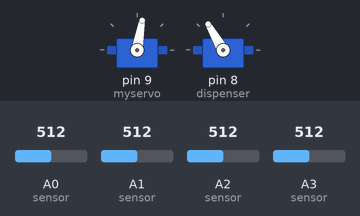
The sketch below on a simulated Arduino Uno, built with avr-gcc and run on an emulated ATmega328P. Parts: 2 × servo. The inputs (shaded band) are chosen by the test bench; at power-on: A0 (sensor) = 512, A1 (sensor) = 512, A2 (sensor) = 512, A3 (sensor) = 512. What the sketch prints to the serial monitor is not drawn.

Above: at 0.1 s.
At 2.1 s:
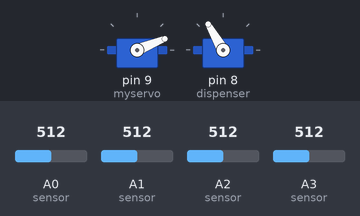
Timing chart, 0 to 3.6 s (numbered marks = the images above):
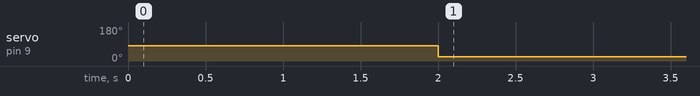

The sketch:

openpig.ino
```cpp
#include <Servo.h>

int LDR1; //Variável para a leitura do LDR1
int cont1; //Variável utilizada para armazenar os valores lidos pelo sensor
int LDR2; //Variável para a leitura do LDR2
int cont2; //Variável utilizada para armazenar os valores lidos pelo sensor
int LDR3; //Variável para a leitura do LDR3
int cont3; //Variável utilizada para armazenar os valores lidos pelo sensor
int LDR4; //Variável para a leitura do LDR4
int cont4; //Variável utilizada para armazenar os valores lidos pelo sensor
int i; //Variável para contagem
Servo myservo;  // objeto para controlar o servo1
Servo dispenser; // objeto para controlar o servo2

void setup()
{
  Serial.begin(9600); //Inicia a serial
  myservo.attach(9);  // inicia o servo1 no pino 9
  myservo.write(80);  // posiciona o servo1 na posicao 80 (porta aberta)
  dispenser.attach(8); // inicia o servo2 no pino8
  dispenser.write(120); // posiciona o servo2 na posicao 120
  delay(2000);

}

void servo_inicio()
{
  myservo.write(22);
}

void servo_libera()
{
  myservo.write(80);
}


void loop()
{
  //Serial.println("Inicio do programa"); // utilizado para debug
  servo_inicio();

  LDR1 = 0; //Zera a variável LDR1
  LDR2 = 0; //Zera a variável LDR2
  LDR3 = 0; //Zera a variável LDR3
  LDR4 = 0; //Zera a variável LDR4

  for (i = 0; i <= 10; i++) //Faz 10 vezes a leitura do sensor
  {
    cont1 = analogRead(A0); //Lê o valor do sensor (LDR1 ligado ao pino A0) e guarda na variável cont1
    cont2 = analogRead(A1); //Lê o valor do sensor (LDR2 ligado ao pino A1) e guarda na variável cont2
    cont3 = analogRead(A2); //Lê o valor do sensor (LDR3 ligado ao pino A2) e guarda na variável cont3
    cont4 = analogRead(A3); //Lê o valor do sensor (LDR4 ligado ao pino A3) e guarda na variável cont4
    LDR1 = LDR1 + cont1; //Armazenamento na varíavel LDR1 o valor lido + o valor anterior
    LDR2 = LDR2 + cont2; //Armazenamento na varíavel LDR2 o valor lido + o valor anterior
    LDR3 = LDR3 + cont3; //Armazenamento na varíavel LDR3 o valor lido + o valor anterior
    LDR4 = LDR4 + cont4; //Armazenamento na varíavel LDR4 o valor lido + o valor anterior
    delay(10); //Delay se 10 milissegundos
  }
  LDR1 = LDR1 / 10; //Divide o valor armazenado por 10
  LDR2 = LDR2 / 10; //Divide o valor armazenado por 10
  LDR3 = LDR3 / 10; //Divide o valor armazenado por 10
  LDR4 = LDR4 / 10; //Divide o valor armazenado por 10

  // verifica se alguma moeda foi inserida
  if (LDR1 <= 900  || LDR2 <= 900 || LDR3 <= 900 || LDR4 <= 800) {
    Serial.println("Detectado moeda");
    delay(500);
    LDR1 = 0; //Zera a variável LDR1
    LDR2 = 0; //Zera a variável LDR2
    LDR3 = 0; //Zera a variável LDR3
    LDR4 = 0; //Zera a variável LDR4
    for (i = 0; i <= 10; i++) //Faz 10 vezes a leitura do sensor
    {
      cont1 = analogRead(A0); //Lê o valor do sensor (LDR1 ligado ao pino A0) e guarda na variável cont1
      cont2 = analogRead(A1); //Lê o valor do sensor (LDR2 ligado ao pino A1) e guarda na variável cont2
      cont3 = analogRead(A2); //Lê o valor do sensor (LDR3 ligado ao pino A2) e guarda na variável cont3
      cont4 = analogRead(A3); //Lê o valor do sensor (LDR4 ligado ao pino A3) e guarda na variável cont4
      LDR1 = LDR1 + cont1; //Armazenamento na varíavel LDR1 o valor lido + o valor anterior
      LDR2 = LDR2 + cont2; //Armazenamento na varíavel LDR2 o valor lido + o valor anterior
      LDR3 = LDR3 + cont3; //Armazenamento na varíavel LDR3 o valor lido + o valor anterior
      LDR4 = LDR4 + cont4; //Armazenamento na varíavel LDR4 o valor lido + o valor anterior
      delay(10); //Delay se 10 milissegundos
    }
    LDR1 = LDR1 / 10; //Divide o valor armazenado por 10
    LDR2 = LDR2 / 10; //Divide o valor armazenado por 10
    LDR3 = LDR3 / 10; //Divide o valor armazenado por 10
    LDR4 = LDR4 / 10; //Divide o valor armazenado por 10
    // debug - desativado por enquanto
    Serial.print(LDR1);
    Serial.print(";");
    Serial.print(LDR2);
    Serial.print(";");
    Serial.print(LDR3);
    Serial.print(";");
    Serial.println(LDR4);
    //     verifica se é moeda de 1 real
    if (LDR1 >= 900 && LDR2 >= 100 && LDR2 <= 350 && LDR3 >= 100 && LDR3 <= 650 && LDR4 >= 800) {
      Serial.println("Moeda 1 real");
      dispenser.write(130);
      servo_libera();
      delay(200);
      servo_inicio();
      delay(300);
    }
    // verifica se é moeda de 25c
    if (LDR1 >= 800 && LDR2 >= 150 && LDR2 <= 450 && LDR3 >= 800 && LDR3 <= 900 && LDR4 >= 800) {
      Serial.println("Moeda 25 centavos");
      dispenser.write(100);
      //myservo.write(80);
      servo_libera();
      delay(200);
      servo_inicio();
      delay(300);
    }
    // verifica se é moeda de 50c
    if (LDR1 >= 400 && LDR1 <= 900 && LDR2 >= 700 && LDR2 <= 900 && LDR3 >= 900 && LDR4 >= 800) {
      Serial.println("Moeda 50 centavos");
      dispenser.write(80);
      servo_libera();
      delay(200);
      servo_inicio();
      delay(300);
    }
    // verifica se é moeda de 10c
    if (LDR1 >= 200 && LDR1 <= 550 && LDR2 >= 900 && LDR3 >= 900 && LDR4 >= 800) {
      Serial.println("Moeda 10 centavos");
      dispenser.write(70);
      servo_libera();
      delay(200);
      servo_inicio();
      delay(300);
    }

  }
}
```

Measured:
- by itself, servo on pin 9 (myservo): 80° → 22° at 2.0 s
